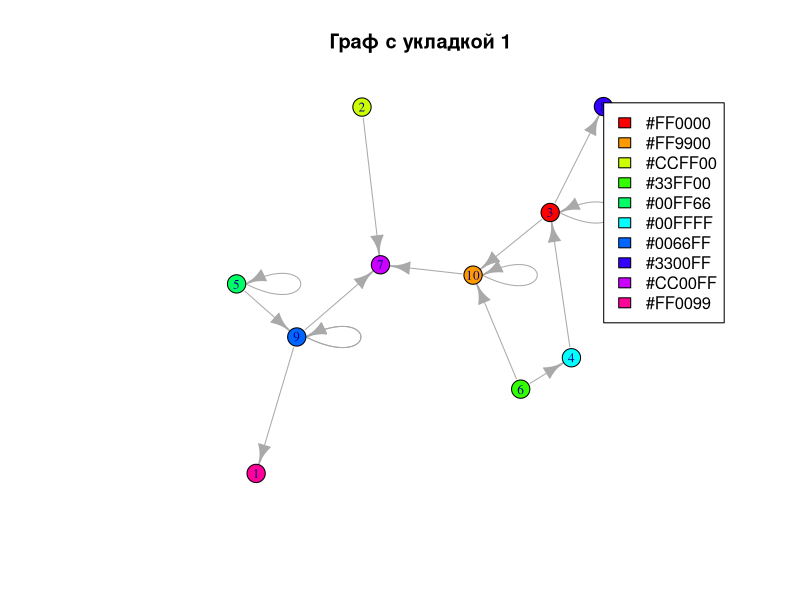
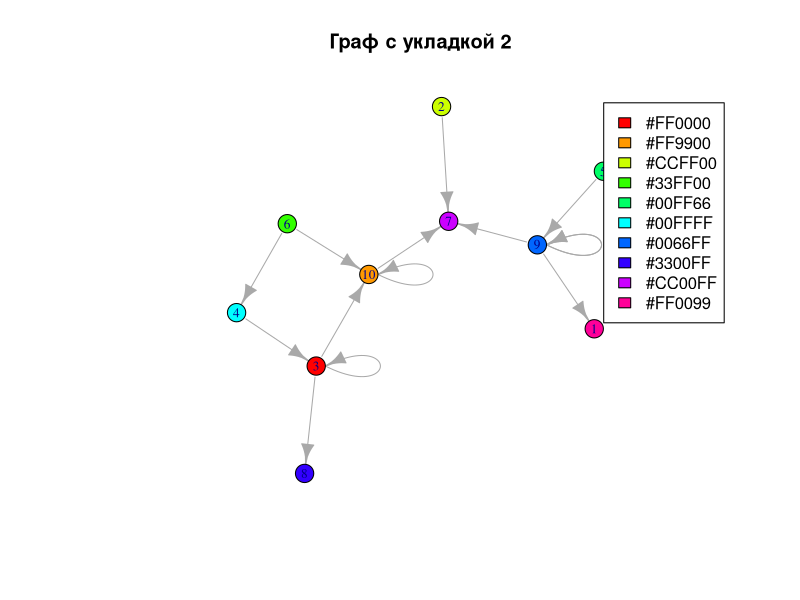
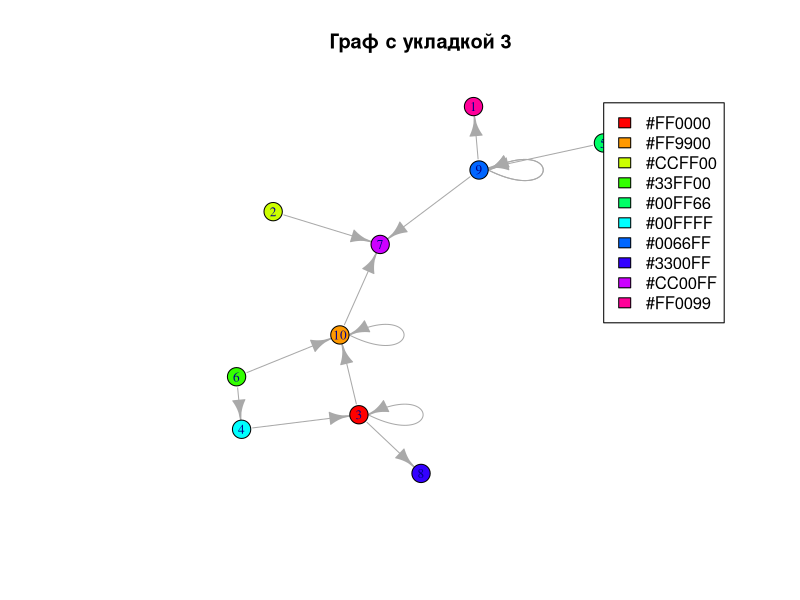

Reproduce these figures in R, in order.
if (!require(igraph)) {
  install.packages("igraph")
  library(igraph)
}

create_random_graph_data <- function(num_nodes, num_edges) {
  set.seed(123)  
  edges <- data.frame(
    from = sample(1:num_nodes, num_edges, replace = TRUE),
    to = sample(1:num_nodes, num_edges, replace = TRUE)
  )
  return(edges)
}

create_graph <- function(edges) {
  graph <- graph.data.frame(edges, directed = TRUE)
  return(graph)
}

visualize_graph <- function(graph) {

  layouts <- list(
    layout_with_fr(graph),  
    layout.kamada.kawai(graph),  
    layout_nicely(graph)  
  )
  
  node_colors <- rainbow(vcount(graph))
  
  for (i in 1:length(layouts)) {
    par(mfrow=c(1,1))  
    plot(
      graph,
      layout = layouts[[i]],
      vertex.color = node_colors,
      vertex.size = 10,
      vertex.label.cex = 0.8,
      main = paste("Граф с укладкой", i)
    )
    legend("topright", legend = unique(node_colors), fill = unique(node_colors), inset = 0.05)
  }
}

num_nodes <- 10  
num_edges <- 15  
edges <- create_random_graph_data(num_nodes, num_edges)
graph <- create_graph(edges)
visualize_graph(graph)